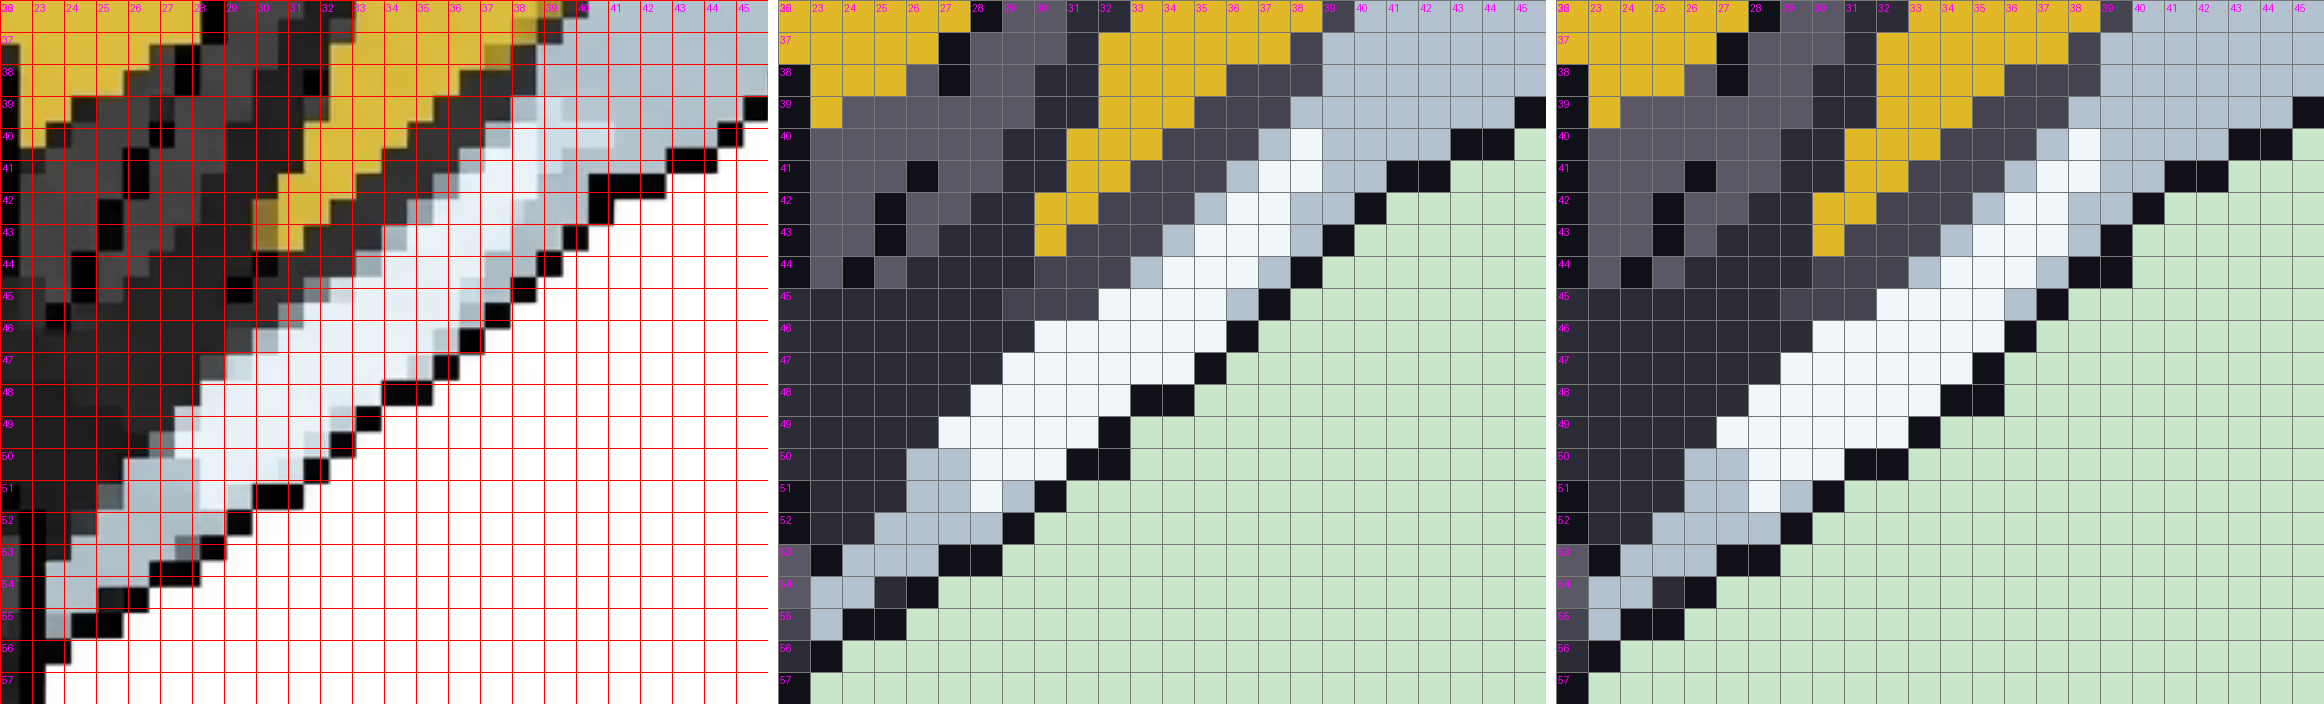

Here is the Python script that generated this plot:
# model per spritecel (rood raster) | r3 | r4, buikzone, met coordinaten (Jordi: "leg ze allebei op een raster")
import sys; sys.path[:0]=['gereedschap','sprite_r1']
import numpy as np; from PIL import Image
import bouw_a0; from raster import modelcrop, grid
S,OX,OY=bouw_a0.S,bouw_a0.OX,bouw_a0.OY
x0,y0,x1,y1,z=22,36,46,58,32
A=grid(modelcrop(S,OX,OY,x0,y0,x1,y1,z),x0,y0,z)
def spr(p):
    im=Image.open(p).convert('RGBA'); b=Image.new('RGBA',im.size,(200,230,200,255)); b.alpha_composite(im)
    return grid(b.convert('RGB').crop((x0,y0,x1,y1)).resize(((x1-x0)*z,(y1-y0)*z),Image.NEAREST),x0,y0,z,(120,120,120))
P=[A,spr('sprite_r3/A0.png'),spr('sprite_r4/A0.png')]
v=Image.new('RGB',(A.width*3+20,A.height),'white')
for i,p in enumerate(P): v.paste(p,(i*(A.width+10),0))
v.save('sprite_r5/raster_buik.png')
